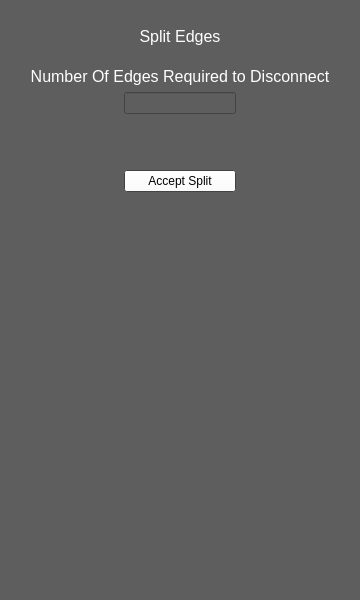
<?xml version="1.0" encoding="UTF-8"?>
<ui version="4.0">
 <class>SplitTabWidget</class>
 <widget class="QWidget" name="SplitTabWidget">
  <property name="geometry">
   <rect>
    <x>0</x>
    <y>0</y>
    <width>360</width>
    <height>600</height>
   </rect>
  </property>
  <property name="sizePolicy">
   <sizepolicy hsizetype="Preferred" vsizetype="Preferred">
    <horstretch>0</horstretch>
    <verstretch>0</verstretch>
   </sizepolicy>
  </property>
  <property name="minimumSize">
   <size>
    <width>360</width>
    <height>600</height>
   </size>
  </property>
  <property name="palette">
   <palette>
    <active>
     <colorrole role="WindowText">
      <brush brushstyle="SolidPattern">
       <color alpha="255">
        <red>255</red>
        <green>255</green>
        <blue>255</blue>
       </color>
      </brush>
     </colorrole>
     <colorrole role="Button">
      <brush brushstyle="SolidPattern">
       <color alpha="255">
        <red>255</red>
        <green>255</green>
        <blue>255</blue>
       </color>
      </brush>
     </colorrole>
     <colorrole role="Light">
      <brush brushstyle="SolidPattern">
       <color alpha="255">
        <red>255</red>
        <green>255</green>
        <blue>255</blue>
       </color>
      </brush>
     </colorrole>
     <colorrole role="Midlight">
      <brush brushstyle="SolidPattern">
       <color alpha="255">
        <red>255</red>
        <green>255</green>
        <blue>255</blue>
       </color>
      </brush>
     </colorrole>
     <colorrole role="Dark">
      <brush brushstyle="SolidPattern">
       <color alpha="255">
        <red>127</red>
        <green>127</green>
        <blue>127</blue>
       </color>
      </brush>
     </colorrole>
     <colorrole role="Mid">
      <brush brushstyle="SolidPattern">
       <color alpha="255">
        <red>170</red>
        <green>170</green>
        <blue>170</blue>
       </color>
      </brush>
     </colorrole>
     <colorrole role="Text">
      <brush brushstyle="SolidPattern">
       <color alpha="255">
        <red>255</red>
        <green>255</green>
        <blue>255</blue>
       </color>
      </brush>
     </colorrole>
     <colorrole role="BrightText">
      <brush brushstyle="SolidPattern">
       <color alpha="255">
        <red>255</red>
        <green>255</green>
        <blue>255</blue>
       </color>
      </brush>
     </colorrole>
     <colorrole role="ButtonText">
      <brush brushstyle="SolidPattern">
       <color alpha="255">
        <red>0</red>
        <green>0</green>
        <blue>0</blue>
       </color>
      </brush>
     </colorrole>
     <colorrole role="Base">
      <brush brushstyle="SolidPattern">
       <color alpha="255">
        <red>94</red>
        <green>94</green>
        <blue>94</blue>
       </color>
      </brush>
     </colorrole>
     <colorrole role="Window">
      <brush brushstyle="SolidPattern">
       <color alpha="255">
        <red>94</red>
        <green>94</green>
        <blue>94</blue>
       </color>
      </brush>
     </colorrole>
     <colorrole role="Shadow">
      <brush brushstyle="SolidPattern">
       <color alpha="255">
        <red>0</red>
        <green>0</green>
        <blue>0</blue>
       </color>
      </brush>
     </colorrole>
     <colorrole role="AlternateBase">
      <brush brushstyle="SolidPattern">
       <color alpha="255">
        <red>94</red>
        <green>94</green>
        <blue>94</blue>
       </color>
      </brush>
     </colorrole>
     <colorrole role="ToolTipBase">
      <brush brushstyle="SolidPattern">
       <color alpha="255">
        <red>255</red>
        <green>255</green>
        <blue>220</blue>
       </color>
      </brush>
     </colorrole>
     <colorrole role="ToolTipText">
      <brush brushstyle="SolidPattern">
       <color alpha="255">
        <red>0</red>
        <green>0</green>
        <blue>0</blue>
       </color>
      </brush>
     </colorrole>
    </active>
    <inactive>
     <colorrole role="WindowText">
      <brush brushstyle="SolidPattern">
       <color alpha="255">
        <red>255</red>
        <green>255</green>
        <blue>255</blue>
       </color>
      </brush>
     </colorrole>
     <colorrole role="Button">
      <brush brushstyle="SolidPattern">
       <color alpha="255">
        <red>255</red>
        <green>255</green>
        <blue>255</blue>
       </color>
      </brush>
     </colorrole>
     <colorrole role="Light">
      <brush brushstyle="SolidPattern">
       <color alpha="255">
        <red>255</red>
        <green>255</green>
        <blue>255</blue>
       </color>
      </brush>
     </colorrole>
     <colorrole role="Midlight">
      <brush brushstyle="SolidPattern">
       <color alpha="255">
        <red>255</red>
        <green>255</green>
        <blue>255</blue>
       </color>
      </brush>
     </colorrole>
     <colorrole role="Dark">
      <brush brushstyle="SolidPattern">
       <color alpha="255">
        <red>127</red>
        <green>127</green>
        <blue>127</blue>
       </color>
      </brush>
     </colorrole>
     <colorrole role="Mid">
      <brush brushstyle="SolidPattern">
       <color alpha="255">
        <red>170</red>
        <green>170</green>
        <blue>170</blue>
       </color>
      </brush>
     </colorrole>
     <colorrole role="Text">
      <brush brushstyle="SolidPattern">
       <color alpha="255">
        <red>255</red>
        <green>255</green>
        <blue>255</blue>
       </color>
      </brush>
     </colorrole>
     <colorrole role="BrightText">
      <brush brushstyle="SolidPattern">
       <color alpha="255">
        <red>255</red>
        <green>255</green>
        <blue>255</blue>
       </color>
      </brush>
     </colorrole>
     <colorrole role="ButtonText">
      <brush brushstyle="SolidPattern">
       <color alpha="255">
        <red>0</red>
        <green>0</green>
        <blue>0</blue>
       </color>
      </brush>
     </colorrole>
     <colorrole role="Base">
      <brush brushstyle="SolidPattern">
       <color alpha="255">
        <red>94</red>
        <green>94</green>
        <blue>94</blue>
       </color>
      </brush>
     </colorrole>
     <colorrole role="Window">
      <brush brushstyle="SolidPattern">
       <color alpha="255">
        <red>94</red>
        <green>94</green>
        <blue>94</blue>
       </color>
      </brush>
     </colorrole>
     <colorrole role="Shadow">
      <brush brushstyle="SolidPattern">
       <color alpha="255">
        <red>0</red>
        <green>0</green>
        <blue>0</blue>
       </color>
      </brush>
     </colorrole>
     <colorrole role="AlternateBase">
      <brush brushstyle="SolidPattern">
       <color alpha="255">
        <red>94</red>
        <green>94</green>
        <blue>94</blue>
       </color>
      </brush>
     </colorrole>
     <colorrole role="ToolTipBase">
      <brush brushstyle="SolidPattern">
       <color alpha="255">
        <red>255</red>
        <green>255</green>
        <blue>220</blue>
       </color>
      </brush>
     </colorrole>
     <colorrole role="ToolTipText">
      <brush brushstyle="SolidPattern">
       <color alpha="255">
        <red>0</red>
        <green>0</green>
        <blue>0</blue>
       </color>
      </brush>
     </colorrole>
    </inactive>
    <disabled>
     <colorrole role="WindowText">
      <brush brushstyle="SolidPattern">
       <color alpha="255">
        <red>127</red>
        <green>127</green>
        <blue>127</blue>
       </color>
      </brush>
     </colorrole>
     <colorrole role="Button">
      <brush brushstyle="SolidPattern">
       <color alpha="255">
        <red>255</red>
        <green>255</green>
        <blue>255</blue>
       </color>
      </brush>
     </colorrole>
     <colorrole role="Light">
      <brush brushstyle="SolidPattern">
       <color alpha="255">
        <red>255</red>
        <green>255</green>
        <blue>255</blue>
       </color>
      </brush>
     </colorrole>
     <colorrole role="Midlight">
      <brush brushstyle="SolidPattern">
       <color alpha="255">
        <red>255</red>
        <green>255</green>
        <blue>255</blue>
       </color>
      </brush>
     </colorrole>
     <colorrole role="Dark">
      <brush brushstyle="SolidPattern">
       <color alpha="255">
        <red>127</red>
        <green>127</green>
        <blue>127</blue>
       </color>
      </brush>
     </colorrole>
     <colorrole role="Mid">
      <brush brushstyle="SolidPattern">
       <color alpha="255">
        <red>170</red>
        <green>170</green>
        <blue>170</blue>
       </color>
      </brush>
     </colorrole>
     <colorrole role="Text">
      <brush brushstyle="SolidPattern">
       <color alpha="255">
        <red>127</red>
        <green>127</green>
        <blue>127</blue>
       </color>
      </brush>
     </colorrole>
     <colorrole role="BrightText">
      <brush brushstyle="SolidPattern">
       <color alpha="255">
        <red>255</red>
        <green>255</green>
        <blue>255</blue>
       </color>
      </brush>
     </colorrole>
     <colorrole role="ButtonText">
      <brush brushstyle="SolidPattern">
       <color alpha="255">
        <red>127</red>
        <green>127</green>
        <blue>127</blue>
       </color>
      </brush>
     </colorrole>
     <colorrole role="Base">
      <brush brushstyle="SolidPattern">
       <color alpha="255">
        <red>94</red>
        <green>94</green>
        <blue>94</blue>
       </color>
      </brush>
     </colorrole>
     <colorrole role="Window">
      <brush brushstyle="SolidPattern">
       <color alpha="255">
        <red>94</red>
        <green>94</green>
        <blue>94</blue>
       </color>
      </brush>
     </colorrole>
     <colorrole role="Shadow">
      <brush brushstyle="SolidPattern">
       <color alpha="255">
        <red>0</red>
        <green>0</green>
        <blue>0</blue>
       </color>
      </brush>
     </colorrole>
     <colorrole role="AlternateBase">
      <brush brushstyle="SolidPattern">
       <color alpha="255">
        <red>94</red>
        <green>94</green>
        <blue>94</blue>
       </color>
      </brush>
     </colorrole>
     <colorrole role="ToolTipBase">
      <brush brushstyle="SolidPattern">
       <color alpha="255">
        <red>255</red>
        <green>255</green>
        <blue>220</blue>
       </color>
      </brush>
     </colorrole>
     <colorrole role="ToolTipText">
      <brush brushstyle="SolidPattern">
       <color alpha="255">
        <red>0</red>
        <green>0</green>
        <blue>0</blue>
       </color>
      </brush>
     </colorrole>
    </disabled>
   </palette>
  </property>
  <property name="windowTitle">
   <string>Form</string>
  </property>
  <property name="autoFillBackground">
   <bool>true</bool>
  </property>
  <layout class="QGridLayout" name="gridLayout">
   <item row="0" column="0">
    <layout class="QVBoxLayout" name="verticalLayout_2">
     <property name="sizeConstraint">
      <enum>QLayout::SetMinimumSize</enum>
     </property>
     <property name="bottomMargin">
      <number>0</number>
     </property>
     <item>
      <layout class="QHBoxLayout" name="horizontalLayout_6">
       <property name="rightMargin">
        <number>0</number>
       </property>
       <item>
        <widget class="QLabel" name="label_16">
         <property name="sizePolicy">
          <sizepolicy hsizetype="Preferred" vsizetype="Preferred">
           <horstretch>1</horstretch>
           <verstretch>1</verstretch>
          </sizepolicy>
         </property>
         <property name="minimumSize">
          <size>
           <width>200</width>
           <height>50</height>
          </size>
         </property>
         <property name="palette">
          <palette>
           <active>
            <colorrole role="WindowText">
             <brush brushstyle="SolidPattern">
              <color alpha="255">
               <red>255</red>
               <green>255</green>
               <blue>255</blue>
              </color>
             </brush>
            </colorrole>
            <colorrole role="Button">
             <brush brushstyle="SolidPattern">
              <color alpha="255">
               <red>94</red>
               <green>94</green>
               <blue>94</blue>
              </color>
             </brush>
            </colorrole>
            <colorrole role="Light">
             <brush brushstyle="SolidPattern">
              <color alpha="255">
               <red>141</red>
               <green>141</green>
               <blue>141</blue>
              </color>
             </brush>
            </colorrole>
            <colorrole role="Midlight">
             <brush brushstyle="SolidPattern">
              <color alpha="255">
               <red>117</red>
               <green>117</green>
               <blue>117</blue>
              </color>
             </brush>
            </colorrole>
            <colorrole role="Dark">
             <brush brushstyle="SolidPattern">
              <color alpha="255">
               <red>47</red>
               <green>47</green>
               <blue>47</blue>
              </color>
             </brush>
            </colorrole>
            <colorrole role="Mid">
             <brush brushstyle="SolidPattern">
              <color alpha="255">
               <red>62</red>
               <green>62</green>
               <blue>62</blue>
              </color>
             </brush>
            </colorrole>
            <colorrole role="Text">
             <brush brushstyle="SolidPattern">
              <color alpha="255">
               <red>255</red>
               <green>255</green>
               <blue>255</blue>
              </color>
             </brush>
            </colorrole>
            <colorrole role="BrightText">
             <brush brushstyle="SolidPattern">
              <color alpha="255">
               <red>255</red>
               <green>255</green>
               <blue>255</blue>
              </color>
             </brush>
            </colorrole>
            <colorrole role="ButtonText">
             <brush brushstyle="SolidPattern">
              <color alpha="255">
               <red>255</red>
               <green>255</green>
               <blue>255</blue>
              </color>
             </brush>
            </colorrole>
            <colorrole role="Base">
             <brush brushstyle="SolidPattern">
              <color alpha="255">
               <red>0</red>
               <green>0</green>
               <blue>0</blue>
              </color>
             </brush>
            </colorrole>
            <colorrole role="Window">
             <brush brushstyle="SolidPattern">
              <color alpha="255">
               <red>94</red>
               <green>94</green>
               <blue>94</blue>
              </color>
             </brush>
            </colorrole>
            <colorrole role="Shadow">
             <brush brushstyle="SolidPattern">
              <color alpha="255">
               <red>0</red>
               <green>0</green>
               <blue>0</blue>
              </color>
             </brush>
            </colorrole>
            <colorrole role="AlternateBase">
             <brush brushstyle="SolidPattern">
              <color alpha="255">
               <red>47</red>
               <green>47</green>
               <blue>47</blue>
              </color>
             </brush>
            </colorrole>
            <colorrole role="ToolTipBase">
             <brush brushstyle="SolidPattern">
              <color alpha="255">
               <red>255</red>
               <green>255</green>
               <blue>220</blue>
              </color>
             </brush>
            </colorrole>
            <colorrole role="ToolTipText">
             <brush brushstyle="SolidPattern">
              <color alpha="255">
               <red>0</red>
               <green>0</green>
               <blue>0</blue>
              </color>
             </brush>
            </colorrole>
           </active>
           <inactive>
            <colorrole role="WindowText">
             <brush brushstyle="SolidPattern">
              <color alpha="255">
               <red>255</red>
               <green>255</green>
               <blue>255</blue>
              </color>
             </brush>
            </colorrole>
            <colorrole role="Button">
             <brush brushstyle="SolidPattern">
              <color alpha="255">
               <red>94</red>
               <green>94</green>
               <blue>94</blue>
              </color>
             </brush>
            </colorrole>
            <colorrole role="Light">
             <brush brushstyle="SolidPattern">
              <color alpha="255">
               <red>141</red>
               <green>141</green>
               <blue>141</blue>
              </color>
             </brush>
            </colorrole>
            <colorrole role="Midlight">
             <brush brushstyle="SolidPattern">
              <color alpha="255">
               <red>117</red>
               <green>117</green>
               <blue>117</blue>
              </color>
             </brush>
            </colorrole>
            <colorrole role="Dark">
             <brush brushstyle="SolidPattern">
              <color alpha="255">
               <red>47</red>
               <green>47</green>
               <blue>47</blue>
              </color>
             </brush>
            </colorrole>
            <colorrole role="Mid">
             <brush brushstyle="SolidPattern">
              <color alpha="255">
               <red>62</red>
               <green>62</green>
               <blue>62</blue>
              </color>
             </brush>
            </colorrole>
            <colorrole role="Text">
             <brush brushstyle="SolidPattern">
              <color alpha="255">
               <red>255</red>
               <green>255</green>
               <blue>255</blue>
              </color>
             </brush>
            </colorrole>
            <colorrole role="BrightText">
             <brush brushstyle="SolidPattern">
              <color alpha="255">
               <red>255</red>
               <green>255</green>
               <blue>255</blue>
              </color>
             </brush>
            </colorrole>
            <colorrole role="ButtonText">
             <brush brushstyle="SolidPattern">
              <color alpha="255">
               <red>255</red>
               <green>255</green>
               <blue>255</blue>
              </color>
             </brush>
            </colorrole>
            <colorrole role="Base">
             <brush brushstyle="SolidPattern">
              <color alpha="255">
               <red>0</red>
               <green>0</green>
               <blue>0</blue>
              </color>
             </brush>
            </colorrole>
            <colorrole role="Window">
             <brush brushstyle="SolidPattern">
              <color alpha="255">
               <red>94</red>
               <green>94</green>
               <blue>94</blue>
              </color>
             </brush>
            </colorrole>
            <colorrole role="Shadow">
             <brush brushstyle="SolidPattern">
              <color alpha="255">
               <red>0</red>
               <green>0</green>
               <blue>0</blue>
              </color>
             </brush>
            </colorrole>
            <colorrole role="AlternateBase">
             <brush brushstyle="SolidPattern">
              <color alpha="255">
               <red>47</red>
               <green>47</green>
               <blue>47</blue>
              </color>
             </brush>
            </colorrole>
            <colorrole role="ToolTipBase">
             <brush brushstyle="SolidPattern">
              <color alpha="255">
               <red>255</red>
               <green>255</green>
               <blue>220</blue>
              </color>
             </brush>
            </colorrole>
            <colorrole role="ToolTipText">
             <brush brushstyle="SolidPattern">
              <color alpha="255">
               <red>0</red>
               <green>0</green>
               <blue>0</blue>
              </color>
             </brush>
            </colorrole>
           </inactive>
           <disabled>
            <colorrole role="WindowText">
             <brush brushstyle="SolidPattern">
              <color alpha="255">
               <red>47</red>
               <green>47</green>
               <blue>47</blue>
              </color>
             </brush>
            </colorrole>
            <colorrole role="Button">
             <brush brushstyle="SolidPattern">
              <color alpha="255">
               <red>94</red>
               <green>94</green>
               <blue>94</blue>
              </color>
             </brush>
            </colorrole>
            <colorrole role="Light">
             <brush brushstyle="SolidPattern">
              <color alpha="255">
               <red>141</red>
               <green>141</green>
               <blue>141</blue>
              </color>
             </brush>
            </colorrole>
            <colorrole role="Midlight">
             <brush brushstyle="SolidPattern">
              <color alpha="255">
               <red>117</red>
               <green>117</green>
               <blue>117</blue>
              </color>
             </brush>
            </colorrole>
            <colorrole role="Dark">
             <brush brushstyle="SolidPattern">
              <color alpha="255">
               <red>47</red>
               <green>47</green>
               <blue>47</blue>
              </color>
             </brush>
            </colorrole>
            <colorrole role="Mid">
             <brush brushstyle="SolidPattern">
              <color alpha="255">
               <red>62</red>
               <green>62</green>
               <blue>62</blue>
              </color>
             </brush>
            </colorrole>
            <colorrole role="Text">
             <brush brushstyle="SolidPattern">
              <color alpha="255">
               <red>47</red>
               <green>47</green>
               <blue>47</blue>
              </color>
             </brush>
            </colorrole>
            <colorrole role="BrightText">
             <brush brushstyle="SolidPattern">
              <color alpha="255">
               <red>255</red>
               <green>255</green>
               <blue>255</blue>
              </color>
             </brush>
            </colorrole>
            <colorrole role="ButtonText">
             <brush brushstyle="SolidPattern">
              <color alpha="255">
               <red>47</red>
               <green>47</green>
               <blue>47</blue>
              </color>
             </brush>
            </colorrole>
            <colorrole role="Base">
             <brush brushstyle="SolidPattern">
              <color alpha="255">
               <red>94</red>
               <green>94</green>
               <blue>94</blue>
              </color>
             </brush>
            </colorrole>
            <colorrole role="Window">
             <brush brushstyle="SolidPattern">
              <color alpha="255">
               <red>94</red>
               <green>94</green>
               <blue>94</blue>
              </color>
             </brush>
            </colorrole>
            <colorrole role="Shadow">
             <brush brushstyle="SolidPattern">
              <color alpha="255">
               <red>0</red>
               <green>0</green>
               <blue>0</blue>
              </color>
             </brush>
            </colorrole>
            <colorrole role="AlternateBase">
             <brush brushstyle="SolidPattern">
              <color alpha="255">
               <red>94</red>
               <green>94</green>
               <blue>94</blue>
              </color>
             </brush>
            </colorrole>
            <colorrole role="ToolTipBase">
             <brush brushstyle="SolidPattern">
              <color alpha="255">
               <red>255</red>
               <green>255</green>
               <blue>220</blue>
              </color>
             </brush>
            </colorrole>
            <colorrole role="ToolTipText">
             <brush brushstyle="SolidPattern">
              <color alpha="255">
               <red>0</red>
               <green>0</green>
               <blue>0</blue>
              </color>
             </brush>
            </colorrole>
           </disabled>
          </palette>
         </property>
         <property name="font">
          <font>
           <pointsize>12</pointsize>
          </font>
         </property>
         <property name="autoFillBackground">
          <bool>true</bool>
         </property>
         <property name="text">
          <string>Split Edges</string>
         </property>
         <property name="scaledContents">
          <bool>true</bool>
         </property>
         <property name="alignment">
          <set>Qt::AlignCenter</set>
         </property>
         <property name="textInteractionFlags">
          <set>Qt::NoTextInteraction</set>
         </property>
        </widget>
       </item>
      </layout>
     </item>
     <item>
      <widget class="QLabel" name="label">
       <property name="palette">
        <palette>
         <active>
          <colorrole role="Text">
           <brush brushstyle="SolidPattern">
            <color alpha="255">
             <red>255</red>
             <green>255</green>
             <blue>255</blue>
            </color>
           </brush>
          </colorrole>
         </active>
         <inactive>
          <colorrole role="Text">
           <brush brushstyle="SolidPattern">
            <color alpha="255">
             <red>255</red>
             <green>255</green>
             <blue>255</blue>
            </color>
           </brush>
          </colorrole>
         </inactive>
         <disabled>
          <colorrole role="Text">
           <brush brushstyle="SolidPattern">
            <color alpha="255">
             <red>127</red>
             <green>127</green>
             <blue>127</blue>
            </color>
           </brush>
          </colorrole>
         </disabled>
        </palette>
       </property>
       <property name="font">
        <font>
         <pointsize>12</pointsize>
        </font>
       </property>
       <property name="text">
        <string>Number Of Edges Required to Disconnect</string>
       </property>
       <property name="alignment">
        <set>Qt::AlignCenter</set>
       </property>
      </widget>
     </item>
     <item>
      <layout class="QHBoxLayout" name="horizontalLayout_8">
       <property name="spacing">
        <number>10</number>
       </property>
       <property name="leftMargin">
        <number>0</number>
       </property>
       <property name="rightMargin">
        <number>0</number>
       </property>
       <property name="bottomMargin">
        <number>50</number>
       </property>
       <item>
        <spacer name="horizontalSpacer_7">
         <property name="orientation">
          <enum>Qt::Horizontal</enum>
         </property>
         <property name="sizeHint" stdset="0">
          <size>
           <width>40</width>
           <height>20</height>
          </size>
         </property>
        </spacer>
       </item>
       <item>
        <widget class="QLineEdit" name="edgesToBreak">
         <property name="palette">
          <palette>
           <active>
            <colorrole role="WindowText">
             <brush brushstyle="SolidPattern">
              <color alpha="255">
               <red>0</red>
               <green>0</green>
               <blue>0</blue>
              </color>
             </brush>
            </colorrole>
            <colorrole role="Text">
             <brush brushstyle="SolidPattern">
              <color alpha="255">
               <red>0</red>
               <green>0</green>
               <blue>0</blue>
              </color>
             </brush>
            </colorrole>
            <colorrole role="BrightText">
             <brush brushstyle="SolidPattern">
              <color alpha="255">
               <red>126</red>
               <green>126</green>
               <blue>126</blue>
              </color>
             </brush>
            </colorrole>
           </active>
           <inactive>
            <colorrole role="WindowText">
             <brush brushstyle="SolidPattern">
              <color alpha="255">
               <red>0</red>
               <green>0</green>
               <blue>0</blue>
              </color>
             </brush>
            </colorrole>
            <colorrole role="Text">
             <brush brushstyle="SolidPattern">
              <color alpha="255">
               <red>0</red>
               <green>0</green>
               <blue>0</blue>
              </color>
             </brush>
            </colorrole>
            <colorrole role="BrightText">
             <brush brushstyle="SolidPattern">
              <color alpha="255">
               <red>126</red>
               <green>126</green>
               <blue>126</blue>
              </color>
             </brush>
            </colorrole>
           </inactive>
           <disabled>
            <colorrole role="WindowText">
             <brush brushstyle="SolidPattern">
              <color alpha="255">
               <red>127</red>
               <green>127</green>
               <blue>127</blue>
              </color>
             </brush>
            </colorrole>
            <colorrole role="Text">
             <brush brushstyle="SolidPattern">
              <color alpha="255">
               <red>127</red>
               <green>127</green>
               <blue>127</blue>
              </color>
             </brush>
            </colorrole>
            <colorrole role="BrightText">
             <brush brushstyle="SolidPattern">
              <color alpha="255">
               <red>126</red>
               <green>126</green>
               <blue>126</blue>
              </color>
             </brush>
            </colorrole>
           </disabled>
          </palette>
         </property>
         <property name="readOnly">
          <bool>true</bool>
         </property>
        </widget>
       </item>
       <item>
        <spacer name="horizontalSpacer_4">
         <property name="orientation">
          <enum>Qt::Horizontal</enum>
         </property>
         <property name="sizeHint" stdset="0">
          <size>
           <width>40</width>
           <height>20</height>
          </size>
         </property>
        </spacer>
       </item>
      </layout>
     </item>
     <item>
      <layout class="QHBoxLayout" name="horizontalLayout_9">
       <property name="spacing">
        <number>10</number>
       </property>
       <property name="leftMargin">
        <number>0</number>
       </property>
       <property name="rightMargin">
        <number>0</number>
       </property>
       <property name="bottomMargin">
        <number>0</number>
       </property>
       <item>
        <spacer name="horizontalSpacer_9">
         <property name="orientation">
          <enum>Qt::Horizontal</enum>
         </property>
         <property name="sizeHint" stdset="0">
          <size>
           <width>40</width>
           <height>20</height>
          </size>
         </property>
        </spacer>
       </item>
       <item>
        <widget class="QPushButton" name="AcceptSplit">
         <property name="sizePolicy">
          <sizepolicy hsizetype="Expanding" vsizetype="Fixed">
           <horstretch>0</horstretch>
           <verstretch>0</verstretch>
          </sizepolicy>
         </property>
         <property name="toolTip">
          <string>ctrl+a</string>
         </property>
         <property name="text">
          <string>Accept Split</string>
         </property>
        </widget>
       </item>
       <item>
        <spacer name="horizontalSpacer_8">
         <property name="orientation">
          <enum>Qt::Horizontal</enum>
         </property>
         <property name="sizeHint" stdset="0">
          <size>
           <width>40</width>
           <height>20</height>
          </size>
         </property>
        </spacer>
       </item>
      </layout>
     </item>
     <item>
      <spacer name="verticalSpacer">
       <property name="orientation">
        <enum>Qt::Vertical</enum>
       </property>
       <property name="sizeHint" stdset="0">
        <size>
         <width>20</width>
         <height>40</height>
        </size>
       </property>
      </spacer>
     </item>
    </layout>
   </item>
  </layout>
 </widget>
 <resources/>
 <connections/>
</ui>
